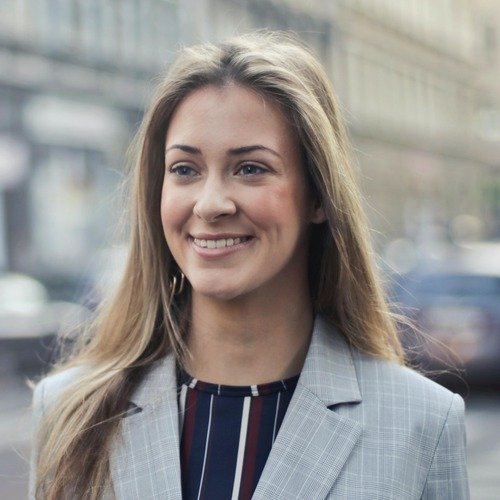
#> input picture PYTHON/computervision/myimg.jpg, 500 x 500 px, found by its file name
$ python eyedetection.py
#> lines starting #> are read from the running program, lines starting #| are printed output that depends on the picture; after the words box and inside, x2 and y2 are one past the last pixel; in counts of white or black regions, pixels touching at a corner belong together
import cv2

image = cv2.imread("myimg.jpg")
#> image is the input picture: shape (500, 500, 3); mean B, G, R 141.3, 143.9, 147.2
eye_cascade = cv2.CascadeClassifier('haarcascade_eye.xml')
eyes = eye_cascade.detectMultiScale(image, scaleFactor = 1.2, minNeighbors = 4)
#> eyes = [[163, 147, 45, 45], [222, 148, 43, 43]]


for (x,y,w,h) in eyes:
    cv2.rectangle(image,(x,y),(x+w,y+h),(0, 255, 0),5)
#> this loop made 2 passes
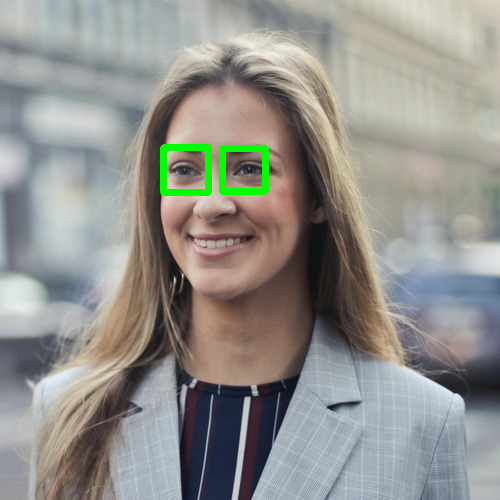
#> image: shape (500, 500, 3); 0.97% of pixels changed, all inside (x1, y1, x2, y2) = (160, 144, 269, 196)

cv2.imshow("Eye Detected", image)
cv2.waitKey(0)
cv2.destroyAllWindows()
